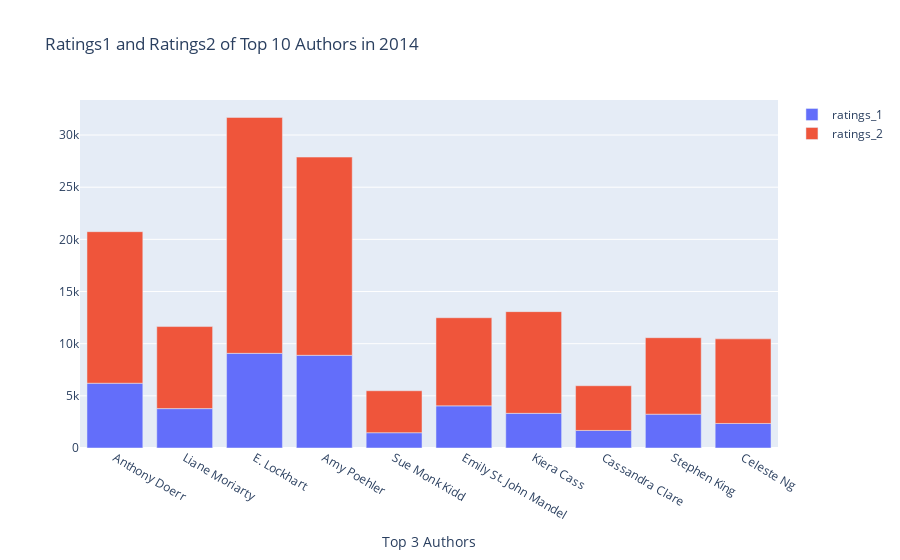

The cell this chart's notebook holds for it:
### Code cell
df = books[books.original_publication_year == 2014].iloc[:10,:]

import plotly.graph_objs as go

x = df.authors
trace1 = {
  'x': x,
  'y': df.ratings_1,
  'name': 'ratings_1',
  'type': 'bar'
};
trace2 = {
  'x': x,
  'y': df.ratings_2,
  'name': 'ratings_2',
  'type': 'bar'
};
data = [trace1, trace2];
layout = {
  'xaxis': {'title': 'Top 3 Authors'},
  'barmode': 'relative',
  'title': 'Ratings1 and Ratings2 of Top 10 Authors in 2014'
};
fig = go.Figure(data = data, layout = layout)
iplot(fig)

### Figure 1 — Plotly figure (JSON) as saved in the notebook; plotly's stock layout.template omitted (floating-point values rounded to 4 significant figures)
{"data": [{"name": "ratings_1", "type": "bar", "x": ["Anthony Doerr", "Liane Moriarty", "E. Lockhart", "Amy Poehler", "Sue Monk Kidd", "Emily St. John Mandel", "Kiera Cass", "Cassandra Clare", "Stephen King", "Celeste Ng"], "y": [6209, 3775, 9074, 8886, 1466, 4039, 3322, 1683, 3242, 2352]}, {"name": "ratings_2", "type": "bar", "x": ["Anthony Doerr", "Liane Moriarty", "E. Lockhart", "Amy Poehler", "Sue Monk Kidd", "Emily St. John Mandel", "Kiera Cass", "Cassandra Clare", "Stephen King", "Celeste Ng"], "y": [14527, 7865, 22616, 19000, 4021, 8449, 9750, 4287, 7332, 8110]}], "layout": {"barmode": "relative", "title": {"text": "Ratings1 and Ratings2 of Top 10 Authors in 2014"}, "xaxis": {"title": {"text": "Top 3 Authors"}}}}
